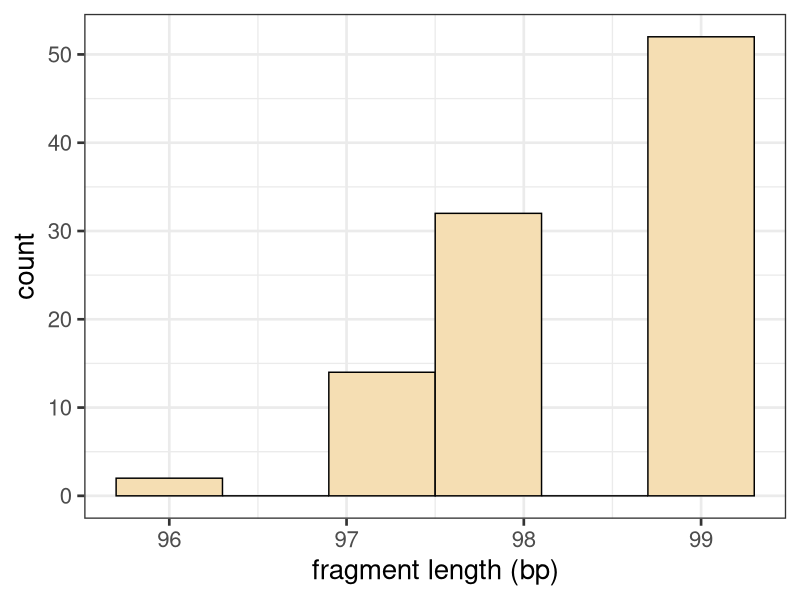
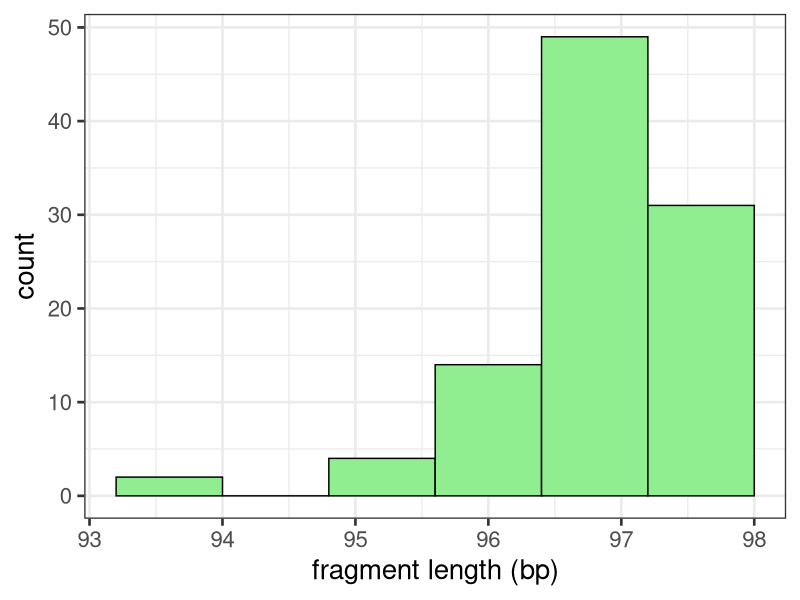

Generate these figures, in order, with R:
## ---- chunk 1
library(tidyverse)
library(gganimate)
library(RColorBrewer)
library(knitr)
library(DiagrammeR)
library(palmerpenguins)
## ---- chunk 2

sample1 <- enframe(rbeta(100,100,1))
sample1 <- sample1 %>% mutate(O2 = round((value * 100) - 1)) %>% add_column(group = 1)
#write.csv(sample1, file="O2_group1.txt")

sample2 <- enframe(rbeta(100,100,1))
sample2 <- sample2 %>% mutate(O2 = round((value * 99) - 1)) %>% add_column(group = 2)
#write.csv(sample1, file="O2_group2.txt")

plot1 <- ggplot(sample1) +
  geom_histogram(aes(x=O2), fill="wheat", col="black", position="identity", show.legend=TRUE, bins = 6) +
  theme_bw(base_size = 20) +
  xlab("fragment length (bp)")

#plot1

plot2 <- ggplot(sample2) +
  geom_histogram(aes(x=O2), fill="lightgreen", col="black", position="identity", show.legend=TRUE, bins = 6) +
  theme_bw(base_size = 20) +
  xlab("fragment length (bp)")

#plot2

total <- rbind(sample1, sample2)

utest <- wilcox.test(O2 ~ group, data=total)
## ---- chunk 3
print(sample1[3])
## ---- chunk 4
print(sample2[3])
## ---- chunk 5
plot1
## ---- chunk 6
plot2
